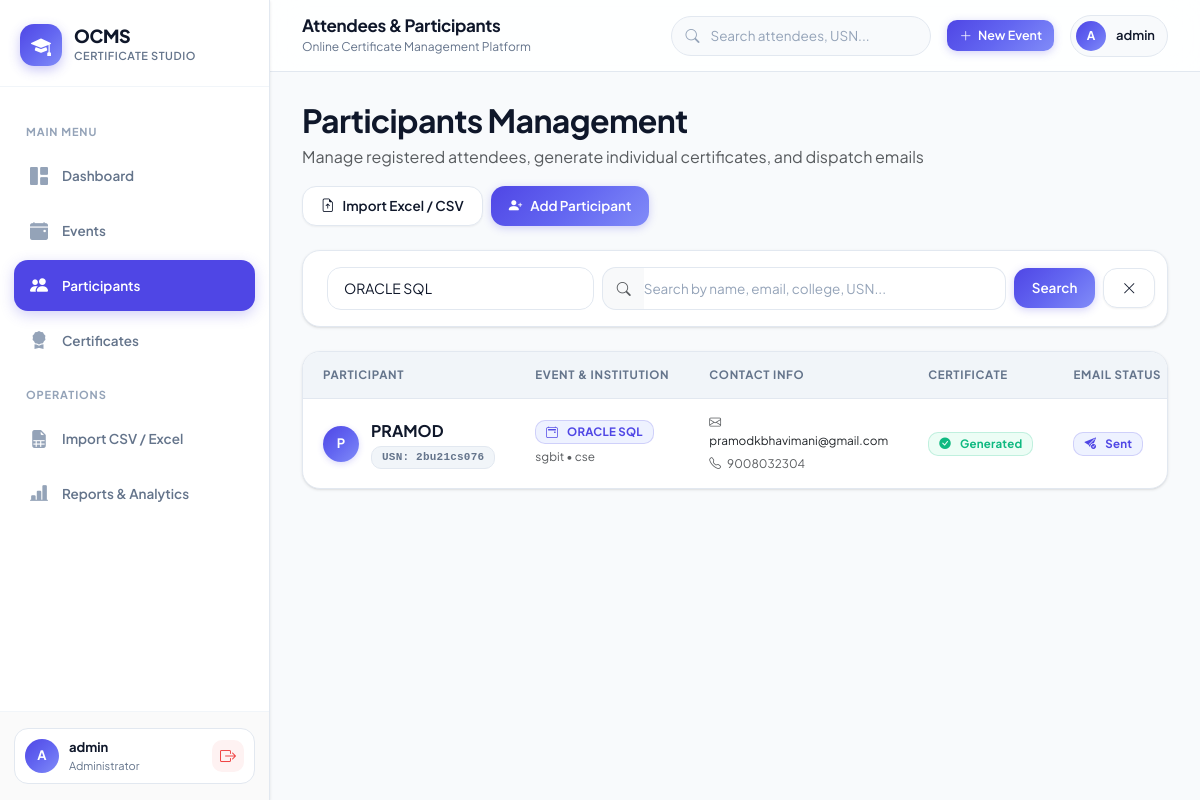
/participants/?event=6 (signed in), run on the app's committed database.
### participants/models.py (models this page shows, shortened)
class Participant(models.Model):
    event = models.ForeignKey(
        Event,
        on_delete=models.CASCADE,
        related_name="participants"
    )
    full_name = models.CharField(max_length=200)
    email = models.EmailField(unique=True)
    phone = models.CharField(max_length=15)
    college = models.CharField(max_length=200)
    department = models.CharField(max_length=100)
    usn = models.CharField(
        max_length=50,
        blank=True,
        null=True
    )
    generated_certificate = models.ImageField(
    upload_to="certificates/",
    blank=True,
    null=True)
    certificate_generated = models.BooleanField(default=False)
    email_sent = models.BooleanField(default=False)
    created_at = models.DateTimeField(auto_now_add=True)

### events/models.py (models this page shows, shortened)
class Event(models.Model):
    title = models.CharField(max_length=200)
    description = models.TextField(blank=True, default="")
    venue = models.CharField(max_length=200)
    event_date = models.DateField()
    certificate_template = models.ImageField(
        upload_to="templates/",
        blank=True,
        null=True
    )
    is_active = models.BooleanField(default=True)
    name_x = models.IntegerField(default=0, blank=True)
    name_y = models.IntegerField(default=0, blank=True)
    event_x = models.IntegerField(default=0, blank=True)
    event_y = models.IntegerField(default=0, blank=True)
    date_x = models.IntegerField(default=0, blank=True)
    date_y = models.IntegerField(default=0, blank=True)
    certificate_id_x = models.IntegerField(default=0, blank=True)
    certificate_id_y = models.IntegerField(default=0, blank=True)
    name_font_size = models.IntegerField(default=60, blank=True)
    event_font_size = models.IntegerField(default=40, blank=True)
    date_font_size = models.IntegerField(default=30, blank=True)
    created_at = models.DateTimeField(auto_now_add=True)
    updated_at = models.DateTimeField(auto_now=True)

### participants/views.py (the view, shortened to what this page needs)
# urls.py: path("", views.participant_list, name="participant_list"),
@login_required
def participant_list(request):
    search = request.GET.get("search", "").strip()
    event_id = request.GET.get("event", "").strip()
    participants = Participant.objects.select_related("event").order_by("-id")
    if event_id:
        participants = participants.filter(event_id=event_id)
    paginator = Paginator(participants, 10)
    page_number = request.GET.get("page")
    page_obj = paginator.get_page(page_number)
    events = Event.objects.filter(is_active=True).order_by("-id")
    return render(
        request,
        "participants/participant_list.html",
        {
            "page_obj": page_obj,
            "search": search,
            "selected_event": event_id,
            "events": events,
        },
    )

### templates/participants/participant_list.html (shortened to what this page needs)
{% extends "dashboard/dashboard_base.html" %}
{% block dashboard_content %}
<div class="d-flex justify-content-between align-items-center mb-4 flex-wrap gap-3">
    <div>
        <h2 class="fw-bold mb-1">Participants Management</h2>
        <p class="text-muted mb-0">Manage registered attendees, generate individual certificates, and dispatch emails</p>
    </div>
    <div class="d-flex gap-2 flex-wrap">
        <a href="{% url 'import_participants' %}" class="btn btn-secondary">
            <i class="bi bi-file-earmark-arrow-up"></i> Import Excel / CSV
        </a>
        <a href="{% url 'add_participant' %}" class="btn btn-primary">
            <i class="bi bi-person-plus-fill"></i> Add Participant
        </a>
    </div>
</div>
<div class="dashboard-card mb-4">
    <div class="dashboard-card-body py-3">
        <form method="GET" class="row g-2 align-items-center">
            <div class="col-lg-4 col-md-5 col-sm-6">
                <select name="event" class="form-select" onchange="this.form.submit()">
                    {% for event in events %}
                    <option value="{{ event.id }}" {% if selected_event == event.id|stringformat:"i" %}selected{% endif %}>
                        {{ event.title }}
                    </option>
                    {% endfor %}
                </select>
            </div>
            <div class="col-lg-6 col-md-5 col-sm-6">
                <div class="input-group">
                    <span class="input-group-text bg-light border-end-0">
                        <i class="bi bi-search text-muted"></i>
                    </span>
                    <input
                        type="text"
                        name="search"
                        class="form-control border-start-0 ps-0"
                        placeholder="Search by name, email, college, USN..."
                        value="{{ search|default:'' }}"
                    >
                </div>
            </div>
            <div class="col-lg-2 col-md-2 col-sm-12 d-flex gap-2">
                <button type="submit" class="btn btn-primary flex-grow-1">
                    Search
                </button>
                {% if search or selected_event %}
                <a href="{% url 'participant_list' %}" class="btn btn-secondary" title="Reset Filters">
                    <i class="bi bi-x-lg"></i>
                </a>
                {% endif %}
            </div>
        </form>
    </div>
</div>
<div class="dashboard-card mb-4">
    <div class="table-responsive">
        <table class="dashboard-table">
            <thead>
                <tr>
                    <th>Participant</th>
                    <th>Event & Institution</th>
                    <th>Contact Info</th>
                    <th>Certificate</th>
                    <th>Email Status</th>
                </tr>
            </thead>
            <tbody>
                {% for participant in page_obj %}
                <tr>
                    <td>
                        <div class="table-title">
                            <div class="avatar">
                                {{ participant.full_name|slice:":1"|upper }}
                            </div>
                            <div>
                                <strong class="fs-6 d-block">{{ participant.full_name }}</strong>
                                {% if participant.usn %}
                                <span class="badge badge-secondary font-monospace" style="font-size: 11px;">USN: {{ participant.usn }}</span>
                                {% endif %}
                            </div>
                        </div>
                    </td>
                    <td>
                        <div>
                            <span class="badge badge-primary">
                                <i class="bi bi-calendar2-event me-1"></i>
                                {{ participant.event.title|truncatechars:26 }}
                            </span>
                        </div>
                        <div class="text-muted small mt-1">
                            {{ participant.college|default:"-" }}
                            {% if participant.department %} • {{ participant.department }}{% endif %}
                        </div>
                    </td>
                    <td>
                        <div class="text-dark small"><i class="bi bi-envelope text-muted me-1"></i> {{ participant.email }}</div>
                        {% if participant.phone %}
                        <div class="text-muted small mt-1"><i class="bi bi-telephone text-muted me-1"></i> {{ participant.phone }}</div>
                        {% endif %}
                    </td>
                    <td>
                        {% if participant.certificate_generated %}
                            <span class="badge badge-success">
                                <i class="bi bi-check-circle-fill me-1"></i> Generated
                            </span>
                        {% else %}
                            <span class="badge badge-warning">
                                <i class="bi bi-hourglass-split me-1"></i> Pending
                            </span>
                        {% endif %}
                    </td>
                    <td>
                        {% if participant.email_sent %}
                            <span class="badge badge-primary">
                                <i class="bi bi-send-check-fill me-1"></i> Sent
                            </span>
                        {% else %}
                            <span class="badge badge-secondary">
                                <i class="bi bi-dash-circle me-1"></i> Not Sent
                            </span>
                        {% endif %}
                    </td>
                </tr>
                {% endfor %}
            </tbody>
        </table>
    </div>
</div>
{% endblock %}

### templates/components/sidebar.html (shortened to what this page needs)
<aside class="ocms-sidebar" id="ocmsSidebar">
    <div class="ocms-sidebar-header">
        <a href="{% url 'dashboard' %}" class="ocms-brand">
            <div class="ocms-brand-icon">
                <i class="bi bi-mortarboard-fill"></i>
            </div>
            <div class="ocms-brand-text">
                <span class="ocms-brand-title">OCMS</span>
                <span class="ocms-brand-subtitle">Certificate Studio</span>
            </div>
        </a>
    </div>
    <nav class="ocms-sidebar-nav">
        <div class="nav-section-label">Main Menu</div>
        <a href="{% url 'dashboard' %}" class="sidebar-link {% if request.resolver_match.url_name == 'dashboard' %}active{% endif %}">
            <i class="bi bi-grid-1x2-fill"></i>
            <span>Dashboard</span>
        </a>
        <a href="{% url 'event_list' %}" class="sidebar-link {% if request.resolver_match.url_name in 'event_list,add_event,edit_event' %}active{% endif %}">
            <i class="bi bi-calendar-event-fill"></i>
            <span>Events</span>
        </a>
        <a href="{% url 'participant_list' %}" class="sidebar-link {% if request.resolver_match.url_name in 'participant_list,add_participant,edit_participant,preview_certificate' %}active{% endif %}">
            <i class="bi bi-people-fill"></i>
            <span>Participants</span>
        </a>
        <a href="{% url 'certificate_list' %}" class="sidebar-link {% if request.resolver_match.url_name == 'certificate_list' %}active{% endif %}">
            <i class="bi bi-award-fill"></i>
            <span>Certificates</span>
        </a>
        <div class="nav-section-label">Operations</div>
        <a href="{% url 'import_participants' %}" class="sidebar-link {% if request.resolver_match.url_name in 'import_participants,preview_excel' %}active{% endif %}">
            <i class="bi bi-file-earmark-spreadsheet-fill"></i>
            <span>Import CSV / Excel</span>
        </a>
        <a href="{% url 'reports_dashboard' %}" class="sidebar-link {% if request.resolver_match.url_name in 'reports_dashboard,export_participants_csv' %}active{% endif %}">
            <i class="bi bi-bar-chart-line-fill"></i>
            <span>Reports & Analytics</span>
        </a>
    </nav>
    <div class="ocms-sidebar-footer">
        <div class="sidebar-user-card">
            <div class="sidebar-user-info">
                <div class="sidebar-user-avatar">
                    {{ request.user.username|default:"A"|slice:":1"|upper }}
                </div>
                <div class="sidebar-user-meta">
                    <span class="sidebar-user-name">{{ request.user.username|default:"Admin User" }}</span>
                    <span class="sidebar-user-role">Administrator</span>
                </div>
            </div>
            <a href="{% url 'logout' %}" class="sidebar-logout-btn" title="Sign Out">
                <i class="bi bi-box-arrow-right"></i>
            </a>
        </div>
    </div>
</aside>

### templates/components/navbar.html (shortened to what this page needs)
<header class="ocms-topbar">
    <div class="topbar-left">
        <div class="topbar-heading">
            <h1 class="topbar-title">
                {% if request.resolver_match.url_name == 'dashboard' %}
                    Overview
                {% elif request.resolver_match.url_name in 'event_list,add_event,edit_event' %}
                    Events Management
                {% elif request.resolver_match.url_name in 'participant_list,add_participant,edit_participant' %}
                    Attendees & Participants
                {% elif request.resolver_match.url_name == 'preview_certificate' %}
                    Certificate Preview
                {% elif request.resolver_match.url_name == 'certificate_list' %}
                    Certificates Repository
                {% elif request.resolver_match.url_name == 'import_participants' %}
                    Bulk Ingestion
                {% elif request.resolver_match.url_name == 'reports_dashboard' %}
                    System Analytics & Reports
                {% else %}
                    Certificate Studio
                {% endif %}
            </h1>
            <p class="topbar-subtitle">Online Certificate Management Platform</p>
        </div>
    </div>
    <div class="topbar-right">
        <form action="{% url 'participant_list' %}" method="GET" class="topbar-search-form">
            <input
                type="text"
                name="search"
                class="topbar-search-input"
                placeholder="Search attendees, USN..."
                value="{{ request.GET.search|default:'' }}"
            >
        </form>
        <a href="{% url 'add_event' %}" class="btn btn-sm btn-primary d-none d-md-inline-flex" title="Create Event">
            <i class="bi bi-plus-lg"></i>
            <span>New Event</span>
        </a>
        <div class="topbar-profile-chip">
            <div class="topbar-avatar">
                {{ request.user.username|default:"A"|slice:":1"|upper }}
            </div>
            <span class="topbar-username">{{ request.user.username|default:"Admin" }}</span>
        </div>
    </div>
</header>

### data on the page
Participant: full_name "P", full_name "PRAMOD", usn "2bu21cs076", event "ORACLE SQL", college "sgbit", department "cse", email "pramodkbhavimani@gmail.com", phone "9008032304", certificate_generated True (drawn), email_sent True (drawn)

### other printed values
{{ request.user.username|default:"A"|slice:":1"|upper }} "A"
{{ request.user.username|default:"Admin User" }} "admin"
{{ request.user.username|default:"Admin" }} "admin"
form field event "ORACLE SQL"
